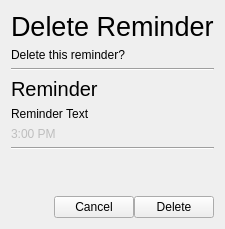
             <widget class="QWidget" name="page_13">
              <property name="autoFillBackground">
               <bool>true</bool>
              </property>
              <layout class="QVBoxLayout" name="verticalLayout_32">
               <item>
                <widget class="QLabel" name="label_85">
                 <property name="font">
                  <font>
                   <pointsize>20</pointsize>
                  </font>
                 </property>
                 <property name="text">
                  <string>Delete Reminder</string>
                 </property>
                </widget>
               </item>
               <item>
                <widget class="QLabel" name="label_87">
                 <property name="text">
                  <string>Delete this reminder?</string>
                 </property>
                </widget>
               </item>
               <item>
                <widget class="Line" name="line_16">
                 <property name="orientation">
                  <enum>Qt::Horizontal</enum>
                 </property>
                </widget>
               </item>
               <item>
                <widget class="QLabel" name="label_88">
                 <property name="font">
                  <font>
                   <pointsize>15</pointsize>
                  </font>
                 </property>
                 <property name="text">
                  <string>Reminder</string>
                 </property>
                </widget>
               </item>
               <item>
                <widget class="QLabel" name="deleteReminderText">
                 <property name="text">
                  <string notr="true">Reminder Text</string>
                 </property>
                </widget>
               </item>
               <item>
                <widget class="QLabel" name="deleteReminderTime">
                 <property name="enabled">
                  <bool>false</bool>
                 </property>
                 <property name="text">
                  <string notr="true">3:00 PM</string>
                 </property>
                </widget>
               </item>
               <item>
                <widget class="Line" name="line_17">
                 <property name="orientation">
                  <enum>Qt::Horizontal</enum>
                 </property>
                </widget>
               </item>
               <item>
                <spacer name="verticalSpacer_25">
                 <property name="orientation">
                  <enum>Qt::Vertical</enum>
                 </property>
                 <property name="sizeHint" stdset="0">
                  <size>
                   <width>20</width>
                   <height>40</height>
                  </size>
                 </property>
                </spacer>
               </item>
               <item>
                <layout class="QHBoxLayout" name="horizontalLayout_46">
                 <property name="spacing">
                  <number>0</number>
                 </property>
                 <item>
                  <spacer name="horizontalSpacer_32">
                   <property name="orientation">
                    <enum>Qt::Horizontal</enum>
                   </property>
                   <property name="sizeHint" stdset="0">
                    <size>
                     <width>40</width>
                     <height>20</height>
                    </size>
                   </property>
                  </spacer>
                 </item>
                 <item>
                  <widget class="QPushButton" name="ReminderDeleteCancel">
                   <property name="text">
                    <string>Cancel</string>
                   </property>
                   <property name="icon">
                    <iconset theme="dialog-cancel">
                     <normaloff>.</normaloff>.</iconset>
                   </property>
                  </widget>
                 </item>
                 <item>
                  <widget class="QPushButton" name="ReminderDeleteButton">
                   <property name="text">
                    <string>Delete</string>
                   </property>
                   <property name="icon">
                    <iconset theme="edit-delete">
                     <normaloff>.</normaloff>.</iconset>
                   </property>
                  </widget>
                 </item>
                </layout>
               </item>
              </layout>
             </widget>
